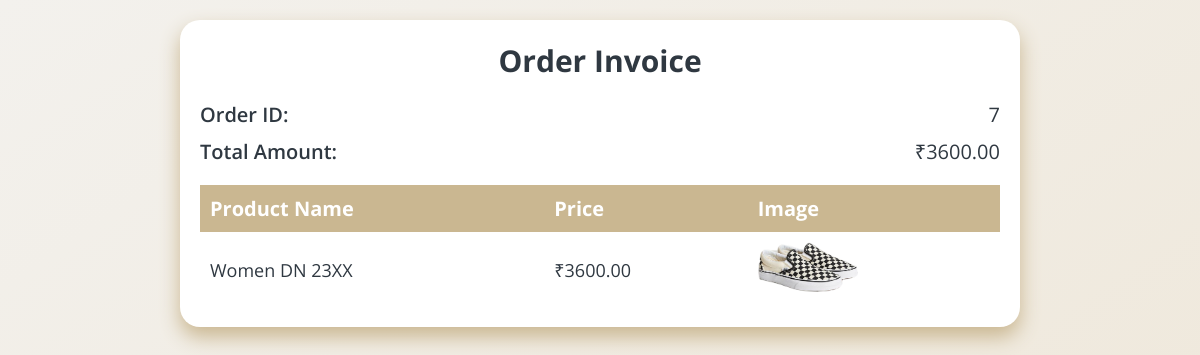
/Prime_Mart/orders.php?order_id=7, run on the app's committed database.
### tables this page shows
CREATE TABLE `orders` (
  `order_id` int(11) NOT NULL,
  `total_price` decimal(10,2) NOT NULL,
  `order_date` timestamp NOT NULL DEFAULT CURRENT_TIMESTAMP
);

CREATE TABLE `order_items` (
  `item_id` int(11) NOT NULL,
  `order_id` int(11) NOT NULL,
  `product_id` int(11) NOT NULL,
  `product_name` varchar(100) NOT NULL,
  `product_price` decimal(10,2) NOT NULL,
  `product_image` varchar(255) NOT NULL
);

### Prime_Mart/orders.php (the view, shortened to what this page needs)
<!DOCTYPE html>
<html>
<head>
    <link rel="stylesheet" type="text/css" href="orders.css">
</head>
<body>
    <div class="invoice-container">
        <h1 class="invoice-heading">Order Invoice</h1>
        <?php
        $conn = mysqli_connect('localhost', 'root', '1234','prime_mart');
        $orderId = $_GET['order_id'];
        $orderQuery = "SELECT * FROM orders WHERE order_id = '$orderId'";
        $orderResult = mysqli_query($conn, $orderQuery);
        $orderRow = mysqli_fetch_assoc($orderResult);
        $totalPrice = $orderRow['total_price'];
        $itemsQuery = "SELECT * FROM order_items WHERE order_id = '$orderId'";
        $itemsResult = mysqli_query($conn, $itemsQuery);
        ?>
        <div class="order-details">
            <div class="detail">
                <span class="label">Order ID:</span>
                <span class="value"><?php echo $orderId; ?></span>
            </div>
            <div class="detail">
                <span class="label">Total Amount:</span>
                <span class="value">₹<?php echo $totalPrice; ?></span>
            </div>
        </div>
        <div class="order-items">
            <table>
                <thead>
                    <tr>
                        <th>Product Name</th>
                        <th>Price</th>
                        <th>Image</th>
                    </tr>
                </thead>
                <tbody>
                    <?php while ($itemRow = mysqli_fetch_assoc($itemsResult)) { ?>
                        <tr>
                            <td><?php echo $itemRow['product_name']; ?></td>
                            <td>₹<?php echo $itemRow['product_price']; ?></td>
                            <td><img src="<?php echo $itemRow['product_image']; ?>" alt="Product Image"></td>
                        </tr>
                    <?php } ?>
                </tbody>
            </table>
        </div>
    </div>
</body>
</html>

### Prime_Mart/orders.css (style rules this page uses)
body { margin: 0; padding: 0; background: linear-gradient(to bottom right, #f3f1ed, #eee6d7); min-height: 100vh; display: flex; flex-direction: column; justify-content: flex-start; align-items: center; font-family: 'Open Sans', sans-serif; }
.invoice-container { width: 80%; max-width: 800px; background-color: #ffffff; border-radius: 20px; box-shadow: 0px 10px 20px #cab791; padding: 20px; margin: 20px auto; }
.invoice-heading { font-size: 30px; font-weight: 700; color: #2F3841; text-align: center; margin-top: 0; margin-bottom: 20px; }
.order-details { margin-bottom: 20px; }
.detail { display: flex; justify-content: space-between; align-items: center; margin-bottom: 10px; }
.label { font-size: 20px; font-weight: 600; color: #2F3841; }
.value { font-size: 20px; font-weight: 400; color: #2F3841; }
.order-items table { width: 100%; border-collapse: collapse; margin-top: 20px; }
.order-items th, .order-items td { padding: 10px; text-align: left; }
.order-items th { font-size: 20px; font-weight: 700; color: #2F3841; background-color: #cab791; color: #ffffff; }
.order-items td { font-size: 18px; font-weight: 400; color: #2F3841; }
.order-items img { max-width: 100px; max-height: 100px; }

### data on the page
orders: total_price "3600.00"
order_items: product_name "Women DN 23XX", product_price "3600.00", product_image (picture)

### other printed values
$orderId "7"
